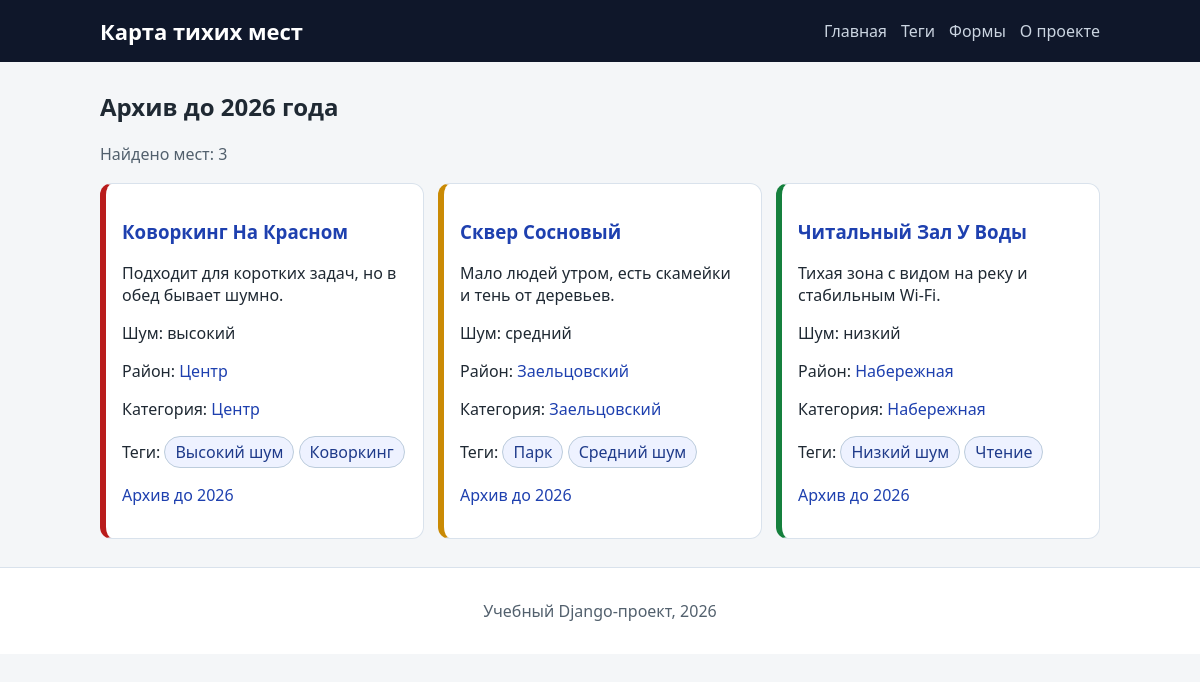
/archive/2026/, run on an earlier commit of the app's database.
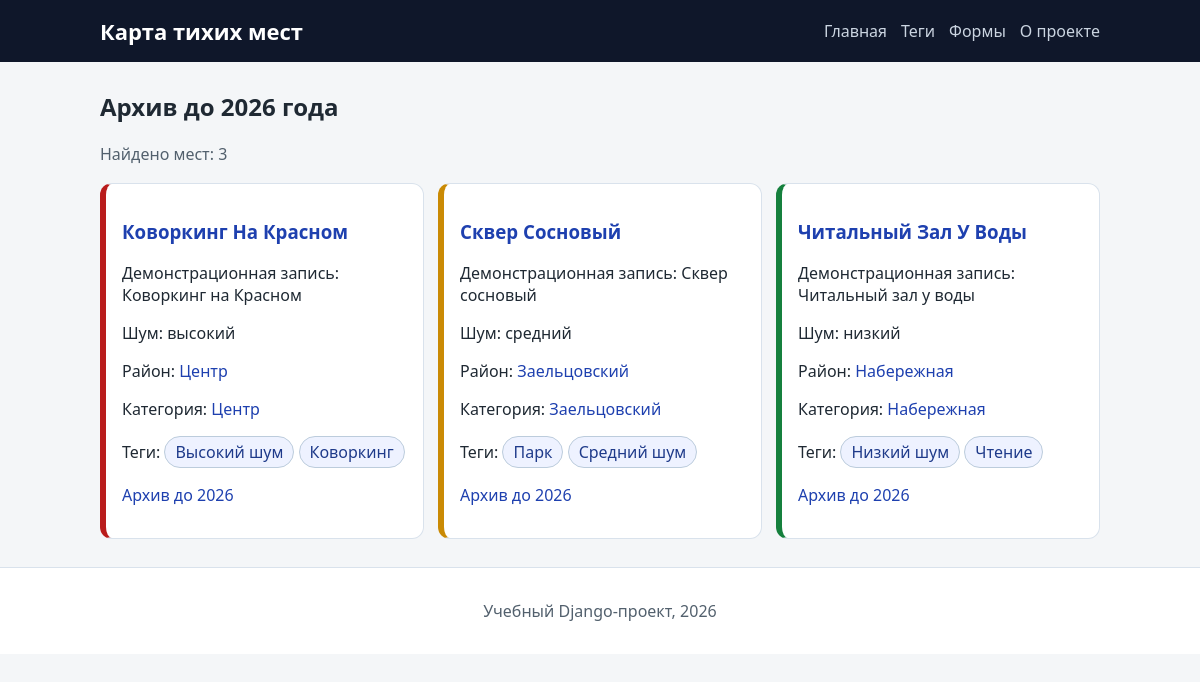
And on a later commit of the database.
### spots/models.py (models this page shows, shortened)
class Spot(models.Model):
    class NoiseLevel(models.IntegerChoices):
        LOW = 1, "Низкий"
        MEDIUM = 2, "Средний"
        HIGH = 3, "Высокий"
    class PublicationStatus(models.IntegerChoices):
        DRAFT = 0, "Черновик"
        PUBLISHED = 1, "Опубликовано"
    title = models.CharField(max_length=255, verbose_name="Название места")
    slug = models.SlugField(max_length=255, unique=True, db_index=True)
    content = models.TextField(blank=True, verbose_name="Описание")
    photo = models.ImageField(
        upload_to=spot_photo_upload_to,
        blank=True,
        null=True,
        verbose_name="Фотография",
    )
    area = models.CharField(max_length=120, verbose_name="Район")
    area_slug = models.SlugField(max_length=120, db_index=True)
    category = models.ForeignKey(
        Category,
        on_delete=models.PROTECT,
        related_name="spots",
        verbose_name="Категория",
    )
    noise_level = models.PositiveSmallIntegerField(
        choices=NoiseLevel.choices,
        default=NoiseLevel.MEDIUM,
        verbose_name="Уровень шума",
    )
    time_create = models.DateTimeField(auto_now_add=True, verbose_name="Создано")
    time_update = models.DateTimeField(auto_now=True, verbose_name="Обновлено")
    status = models.PositiveSmallIntegerField(
        choices=PublicationStatus.choices,
        default=PublicationStatus.PUBLISHED,
        db_index=True,
        verbose_name="Статус публикации",
    )
    tags = models.ManyToManyField(
        Tag,
        blank=True,
        related_name="spots",
        verbose_name="Теги",
    )
    objects = models.Manager()
    published = PublishedSpotManager()
    class Meta:
        verbose_name = "Тихое место"
        verbose_name_plural = "Тихие места"
        ordering = ["-time_create"]
        indexes = [
            models.Index(fields=["-time_create"]),
            models.Index(fields=["status"]),
            models.Index(fields=["area_slug"]),
        ]
    def get_absolute_url(self):
        return reverse("spot_detail", kwargs={"spot_slug": self.slug})

class Category(models.Model):
    name = models.CharField(max_length=100, db_index=True, verbose_name="Категория")
    slug = models.SlugField(max_length=120, unique=True, db_index=True)
    class Meta:
        verbose_name = "Категория"
        verbose_name_plural = "Категории"
        ordering = ["name"]
    def get_absolute_url(self):
        return reverse("category", kwargs={"category_slug": self.slug})

### spots/views.py (the view)
# urls.py: path("archive/<year4:year>/", views.archive, name="archive"),
def archive(request, year: int):
    current_year = get_current_year()
    if year > current_year:
        return redirect("home")
    data = build_base_context(f"Архив до {year} года")
    data["year"] = year
    data["spots"] = (
        Spot.published.filter(time_create__year__lte=year)
        .select_related("category")
        .prefetch_related("tags")
    )
    return render(request, "spots/archive.html", data)

### spots/converters.py (called while the page is built)
    def to_python(self, value):
        return int(value)

    def to_url(self, value):
        return "%04d" % value

### spots/data.py (called while the page is built)
def build_base_context(title: str) -> dict:
    return {
        "title": title,
        "menu": MENU,
        "current_year": get_current_year(),
    }

def get_current_year() -> int:
    return datetime.now().year

### spots/models.py (called while the page is built)
    def get_queryset(self):
        return super().get_queryset().filter(
            status=Spot.PublicationStatus.PUBLISHED
        )

    def get_absolute_url(self):
        return reverse("tag", kwargs={"tag_slug": self.slug})

### spots/templatetags/spots_tags.py (called while the page is built)
@register.simple_tag
def noise_badge(level: str) -> str:
    labels = {
        Spot.NoiseLevel.LOW: "низкий",
        Spot.NoiseLevel.MEDIUM: "средний",
        Spot.NoiseLevel.HIGH: "высокий",
        "low": "низкий",
        "medium": "средний",
        "high": "высокий",
    }
    return labels.get(level, "неизвестный")

### spots/templates/spots/archive.html
{% extends "spots/base.html" %}
{% load spots_tags %}
{% block content %}
    <h2>{{ title }}</h2>
    <p class="muted">Найдено мест: {{ spots|length }}</p>
    {% if spots %}
        <ul class="cards">
            {% for spot in spots %}
                {% include "spots/includes/spot_card.html" with spot=spot %}
            {% endfor %}
        </ul>
    {% else %}
        <p>За выбранный период данных нет.</p>
    {% endif %}
{% endblock %}

### spots/templates/spots/includes/spot_card.html (shortened to what this page needs)
{% load spots_tags %}
<li class="card {{ spot.noise_level|noise_class }}">
    <h3><a href="{{ spot.get_absolute_url }}">{{ spot.title|title }}</a></h3>
    <p>{{ spot.content|truncatechars:85 }}</p>
    <p>Шум: {% noise_badge spot.noise_level %}</p>
    <p>Район: <a href="{% url 'area' spot.area_slug %}">{{ spot.area }}</a></p>
    <p>Категория: <a href="{{ spot.category.get_absolute_url }}">{{ spot.category.name }}</a></p>
    {% with spot_tags=spot.tags.all %}
        {% if spot_tags %}
            <p class="tag-list">
                Теги:
                {% for tag in spot_tags %}
                    <a class="tag-chip" href="{{ tag.get_absolute_url }}">{{ tag.name }}</a>
                {% endfor %}
            </p>
        {% endif %}
    {% endwith %}
    <p><a href="{% url 'archive' spot.time_create.year %}">Архив до {{ spot.time_create|date:"Y" }}</a></p>
</li>

What changed in the data, as far as the page shows it:
changed Spot "Коворкинг На Красном": content "Подходит для коротких задач, но в обед бывает шумно." → "Демонстрационная запись: Коворкинг на Красном"
changed Spot "Сквер Сосновый": content "Мало людей утром, есть скамейки и тень от деревьев." → "Демонстрационная запись: Сквер сосновый"
changed Spot "Читальный Зал У Воды": content "Тихая зона с видом на реку и стабильным Wi-Fi." → "Демонстрационная запись: Читальный зал у воды"
